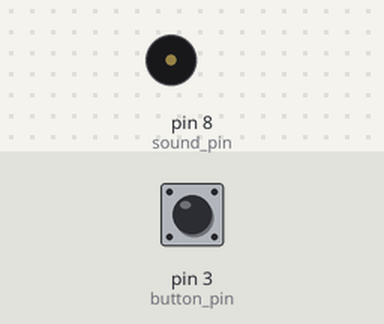
Bench run of a sketch on a simulated Arduino Uno, built with avr-gcc and run on an emulated ATmega328P. Shown: buzzer (waves = sounding). Inputs (shaded band) come from the test bench; at power-on: pin 3 (button_pin) HIGH.

Above: at 1.2 s.
1.3 s: pin 3 (button_pin) pulled LOW for 0.15 s
At 1.8 s:
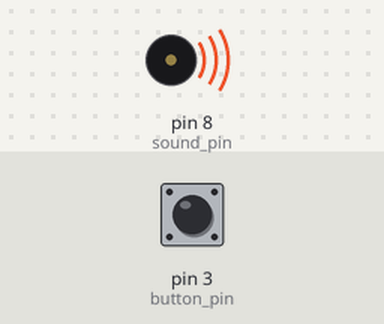
Timing chart, 0 to 4.3 s (numbered marks = the images above; inputs shaded):
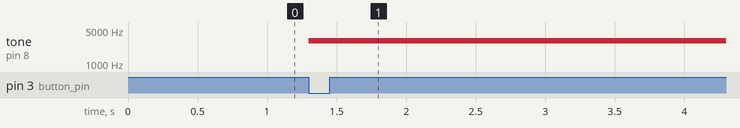

The sketch:

Alarm_Clock.ino
```cpp
//Alarm Clock
const int sound_pin = 8;
const int button_pin = 3;

unsigned int frequency = 3000;//this:https://physikunterricht-online.de/jahrgang-7/schallwahrnehmung-und-schallmessung/#:~:text=Beobachtung%3A,2000%20Hz%20und%204000%20Hz.
unsigned duration = 60000;//1min = 60000mil

unsigned int th = 7;
unsigned int resttime = 24 - th;
unsigned int sleeptime = th*3600000;
unsigned int milrest = resttime*3600000;

void setup() {
  pinMode(button_pin, INPUT);
}


void sleep_night(){
  //sleeps until you are awake
  for(int i=sleeptime/60000; i>0; i--) {
    delay(60000);
  }
}

void loop() {
    int ye = 1;
    while(ye == 1){
      int buttonState_;
      buttonState_ = digitalRead(button_pin);
      if (buttonState_ == LOW) {
        tone(sound_pin, frequency, 50000);
        ye = 0;
      }
    }
    sleep_night();
    tone(sound_pin, frequency, duration);
    delay(duration);
    int yee = 1;
    tone(sound_pin, frequency);
    while(yee == 1){
      int buttonState;
      buttonState = digitalRead(button_pin);
      if (buttonState == LOW) {
        noTone(sound_pin);
        yee = 0;
      }
    }
}
```

Measured:
- after the input at 1.3 s, tone on pin 8 (sound_pin): silent → 3000 Hz at once
